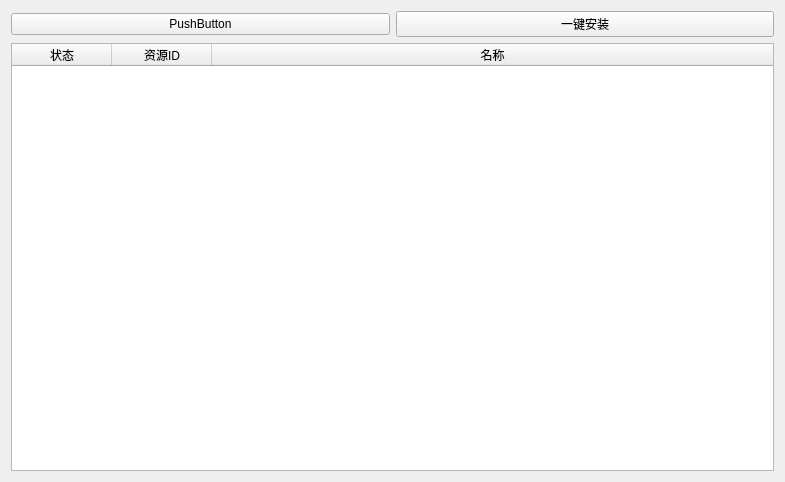
<?xml version="1.0" encoding="UTF-8"?>
<ui version="4.0">
 <class>ServerModInterface</class>
 <widget class="QWidget" name="ServerModInterface">
  <property name="geometry">
   <rect>
    <x>0</x>
    <y>0</y>
    <width>785</width>
    <height>482</height>
   </rect>
  </property>
  <property name="windowTitle">
   <string>Form</string>
  </property>
  <layout class="QVBoxLayout" name="verticalLayout_2">
   <item>
    <layout class="QHBoxLayout" name="horizontalLayout">
     <item>
      <widget class="ComboBox" name="serverComboBox">
       <property name="text">
        <string>PushButton</string>
       </property>
      </widget>
     </item>
     <item>
      <widget class="PrimaryPushButton" name="installButton">
       <property name="text">
        <string>一键安装</string>
       </property>
      </widget>
     </item>
    </layout>
   </item>
   <item>
    <widget class="TableWidget" name="tableWidget">
     <attribute name="horizontalHeaderStretchLastSection">
      <bool>true</bool>
     </attribute>
     <attribute name="verticalHeaderVisible">
      <bool>false</bool>
     </attribute>
     <column>
      <property name="text">
       <string>状态</string>
      </property>
     </column>
     <column>
      <property name="text">
       <string>资源ID</string>
      </property>
     </column>
     <column>
      <property name="text">
       <string>名称</string>
      </property>
     </column>
    </widget>
   </item>
  </layout>
 </widget>
 <customwidgets>
  <customwidget>
   <class>ComboBox</class>
   <extends>QPushButton</extends>
   <header>qfluentwidgets</header>
  </customwidget>
  <customwidget>
   <class>PrimaryPushButton</class>
   <extends>QPushButton</extends>
   <header>qfluentwidgets</header>
  </customwidget>
  <customwidget>
   <class>TableWidget</class>
   <extends>QTableWidget</extends>
   <header>qfluentwidgets</header>
  </customwidget>
 </customwidgets>
 <resources/>
 <connections/>
</ui>
